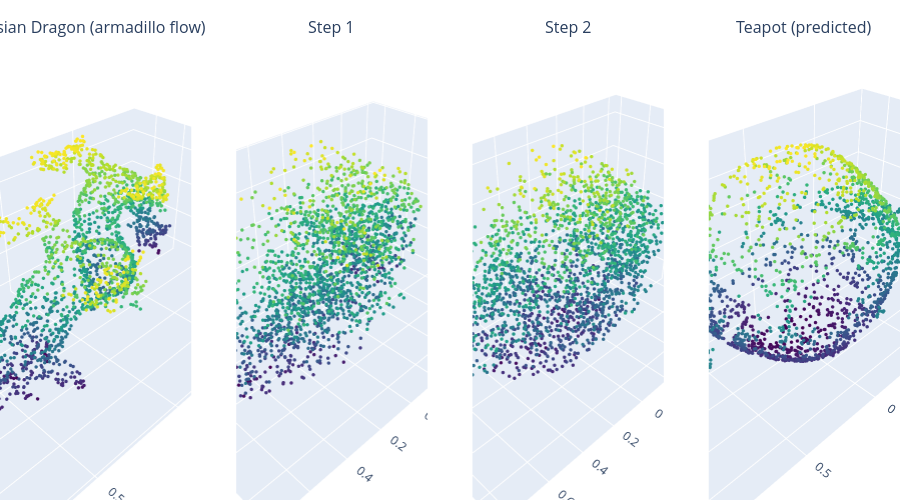

The notebook cell saved with this chart:
### Code cell
print("=== Asian Dragon → Teapot (all three flows) ===")
# pred_asian_bunny     = show_transition(ASIAN_DRAG_PATH, model_bunny,     DEVICE, "Asian Dragon (bunny flow)")
# pred_asian_dragon    = show_transition(ASIAN_DRAG_PATH, model_dragon,    DEVICE, "Asian Dragon (dragon flow)")
pred_asian_armadillo = show_transition(ASIAN_DRAG_PATH, model_armadillo, DEVICE, "Asian Dragon (armadillo flow)")

### Figure 1 — Plotly figure (JSON) as saved in the notebook; plotly's stock layout.template omitted (floating-point values rounded to 4 significant figures; data arrays with more than 128 entries replaced by an {"elided": "..."} marker saying what was removed)
{"data": [{"marker": {"color": {"elided": "2048 float values"}, "colorscale": [[0, "#440154"], [0.1111, "#482878"], [0.2222, "#3e4989"], [0.3333, "#31688e"], [0.4444, "#26828e"], [0.5556, "#1f9e89"], [0.6667, "#35b779"], [0.7778, "#6ece58"], [0.8889, "#b5de2b"], [1, "#fde725"]], "size": 2}, "mode": "markers", "scene": "scene", "showlegend": false, "type": "scatter3d", "x": {"elided": "2048 float values"}, "y": {"elided": "2048 float values"}, "z": {"elided": "2048 float values"}}, {"marker": {"color": {"elided": "2048 float values"}, "colorscale": [[0, "#440154"], [0.1111, "#482878"], [0.2222, "#3e4989"], [0.3333, "#31688e"], [0.4444, "#26828e"], [0.5556, "#1f9e89"], [0.6667, "#35b779"], [0.7778, "#6ece58"], [0.8889, "#b5de2b"], [1, "#fde725"]], "size": 2}, "mode": "markers", "scene": "scene2", "showlegend": false, "type": "scatter3d", "x": {"elided": "2048 float values"}, "y": {"elided": "2048 float values"}, "z": {"elided": "2048 float values"}}, {"marker": {"color": {"elided": "2048 float values"}, "colorscale": [[0, "#440154"], [0.1111, "#482878"], [0.2222, "#3e4989"], [0.3333, "#31688e"], [0.4444, "#26828e"], [0.5556, "#1f9e89"], [0.6667, "#35b779"], [0.7778, "#6ece58"], [0.8889, "#b5de2b"], [1, "#fde725"]], "size": 2}, "mode": "markers", "scene": "scene3", "showlegend": false, "type": "scatter3d", "x": {"elided": "2048 float values"}, "y": {"elided": "2048 float values"}, "z": {"elided": "2048 float values"}}, {"marker": {"color": {"elided": "2048 float values"}, "colorscale": [[0, "#440154"], [0.1111, "#482878"], [0.2222, "#3e4989"], [0.3333, "#31688e"], [0.4444, "#26828e"], [0.5556, "#1f9e89"], [0.6667, "#35b779"], [0.7778, "#6ece58"], [0.8889, "#b5de2b"], [1, "#fde725"]], "size": 2}, "mode": "markers", "scene": "scene4", "showlegend": false, "type": "scatter3d", "x": {"elided": "2048 float values"}, "y": {"elided": "2048 float values"}, "z": {"elided": "2048 float values"}}], "layout": {"annotations": [{"font": {"size": 16}, "showarrow": false, "text": "Asian Dragon (armadillo flow)", "x": 0.1062, "xanchor": "center", "xref": "paper", "y": 1, "yanchor": "bottom", "yref": "paper"}, {"font": {"size": 16}, "showarrow": false, "text": "Step 1", "x": 0.3688, "xanchor": "center", "xref": "paper", "y": 1, "yanchor": "bottom", "yref": "paper"}, {"font": {"size": 16}, "showarrow": false, "text": "Step 2", "x": 0.6313, "xanchor": "center", "xref": "paper", "y": 1, "yanchor": "bottom", "yref": "paper"}, {"font": {"size": 16}, "showarrow": false, "text": "Teapot (predicted)", "x": 0.8938, "xanchor": "center", "xref": "paper", "y": 1, "yanchor": "bottom", "yref": "paper"}], "height": 500, "margin": {"b": 0, "l": 0, "r": 0, "t": 40}, "scene": {"domain": {"x": [0, 0.2125], "y": [0, 1]}}, "scene2": {"domain": {"x": [0.2625, 0.475], "y": [0, 1]}}, "scene3": {"domain": {"x": [0.525, 0.7375], "y": [0, 1]}}, "scene4": {"domain": {"x": [0.7875, 1], "y": [0, 1]}}}}
